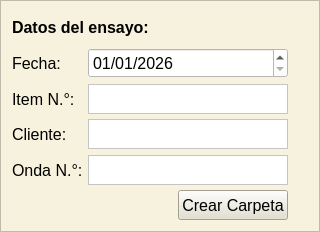
     <widget class="QFrame" name="row1_1">
      <property name="minimumSize">
       <size>
        <width>320</width>
        <height>232</height>
       </size>
      </property>
      <property name="maximumSize">
       <size>
        <width>320</width>
        <height>232</height>
       </size>
      </property>
      <property name="font">
       <font>
        <bold>true</bold>
       </font>
      </property>
      <property name="autoFillBackground">
       <bool>false</bool>
      </property>
      <property name="styleSheet">
       <string notr="true">background-color: rgb(247, 242, 222);</string>
      </property>
      <property name="frameShape">
       <enum>QFrame::Shape::StyledPanel</enum>
      </property>
      <property name="frameShadow">
       <enum>QFrame::Shadow::Raised</enum>
      </property>
      <layout class="QGridLayout" name="gridLayout_13">
       <item row="1" column="3">
        <spacer name="horizontalSpacer_2">
         <property name="orientation">
          <enum>Qt::Orientation::Horizontal</enum>
         </property>
         <property name="sizeHint" stdset="0">
          <size>
           <width>40</width>
           <height>20</height>
          </size>
         </property>
        </spacer>
       </item>
       <item row="0" column="0">
        <widget class="QLabel" name="datos_del_ensayo">
         <property name="minimumSize">
          <size>
           <width>150</width>
           <height>30</height>
          </size>
         </property>
         <property name="maximumSize">
          <size>
           <width>150</width>
           <height>30</height>
          </size>
         </property>
         <property name="font">
          <font>
           <family>Segoe UI</family>
           <pointsize>12</pointsize>
           <bold>true</bold>
          </font>
         </property>
         <property name="text">
          <string>Datos del ensayo:</string>
         </property>
        </widget>
       </item>
       <item row="3" column="0">
        <spacer name="horizontalSpacer_9">
         <property name="orientation">
          <enum>Qt::Orientation::Horizontal</enum>
         </property>
         <property name="sizeHint" stdset="0">
          <size>
           <width>40</width>
           <height>20</height>
          </size>
         </property>
        </spacer>
       </item>
       <item row="3" column="1">
        <widget class="QPushButton" name="btn_autoajustar_2">
         <property name="minimumSize">
          <size>
           <width>110</width>
           <height>30</height>
          </size>
         </property>
         <property name="maximumSize">
          <size>
           <width>110</width>
           <height>30</height>
          </size>
         </property>
         <property name="font">
          <font>
           <pointsize>12</pointsize>
          </font>
         </property>
         <property name="styleSheet">
          <string notr="true">background-color: rgba(227, 222, 204, 254);</string>
         </property>
         <property name="text">
          <string>Crear Carpeta</string>
         </property>
        </widget>
       </item>
       <item row="1" column="0" colspan="2">
        <layout class="QGridLayout" name="gridLayout_9">
         <item row="0" column="0">
          <widget class="QLabel" name="fecha">
           <property name="minimumSize">
            <size>
             <width>70</width>
             <height>30</height>
            </size>
           </property>
           <property name="maximumSize">
            <size>
             <width>80</width>
             <height>30</height>
            </size>
           </property>
           <property name="font">
            <font>
             <family>Segoe UI</family>
             <pointsize>12</pointsize>
            </font>
           </property>
           <property name="text">
            <string>Fecha:</string>
           </property>
          </widget>
         </item>
         <item row="0" column="1">
          <widget class="QDateEdit" name="calendario">
           <property name="minimumSize">
            <size>
             <width>200</width>
             <height>30</height>
            </size>
           </property>
           <property name="maximumSize">
            <size>
             <width>200</width>
             <height>16777215</height>
            </size>
           </property>
           <property name="font">
            <font>
             <family>Segoe UI</family>
             <pointsize>12</pointsize>
            </font>
           </property>
           <property name="styleSheet">
            <string notr="true">background-color: rgb(255, 255, 255);</string>
           </property>
           <property name="displayFormat">
            <string>dd/MM/yyyy</string>
           </property>
           <property name="timeSpec">
            <enum>Qt::TimeSpec::LocalTime</enum>
           </property>
           <property name="date">
            <date>
             <year>2026</year>
             <month>1</month>
             <day>1</day>
            </date>
           </property>
          </widget>
         </item>
         <item row="1" column="0">
          <widget class="QLabel" name="item">
           <property name="minimumSize">
            <size>
             <width>70</width>
             <height>30</height>
            </size>
           </property>
           <property name="maximumSize">
            <size>
             <width>80</width>
             <height>30</height>
            </size>
           </property>
           <property name="font">
            <font>
             <family>Segoe UI</family>
             <pointsize>12</pointsize>
            </font>
           </property>
           <property name="text">
            <string>Item N.°:</string>
           </property>
          </widget>
         </item>
         <item row="1" column="1">
          <widget class="QPlainTextEdit" name="entrada_item">
           <property name="minimumSize">
            <size>
             <width>200</width>
             <height>30</height>
            </size>
           </property>
           <property name="maximumSize">
            <size>
             <width>200</width>
             <height>30</height>
            </size>
           </property>
           <property name="font">
            <font>
             <family>Segoe UI</family>
             <pointsize>12</pointsize>
            </font>
           </property>
           <property name="styleSheet">
            <string notr="true">background-color: rgb(255, 255, 255);</string>
           </property>
           <property name="verticalScrollBarPolicy">
            <enum>Qt::ScrollBarPolicy::ScrollBarAlwaysOff</enum>
           </property>
          </widget>
         </item>
         <item row="2" column="0">
          <widget class="QLabel" name="cliente">
           <property name="minimumSize">
            <size>
             <width>70</width>
             <height>30</height>
            </size>
           </property>
           <property name="maximumSize">
            <size>
             <width>80</width>
             <height>30</height>
            </size>
           </property>
           <property name="font">
            <font>
             <family>Segoe UI</family>
             <pointsize>12</pointsize>
            </font>
           </property>
           <property name="text">
            <string>Cliente:</string>
           </property>
          </widget>
         </item>
         <item row="2" column="1">
          <widget class="QPlainTextEdit" name="entrada_cliente">
           <property name="minimumSize">
            <size>
             <width>200</width>
             <height>30</height>
            </size>
           </property>
           <property name="maximumSize">
            <size>
             <width>200</width>
             <height>30</height>
            </size>
           </property>
           <property name="font">
            <font>
             <family>Segoe UI</family>
             <pointsize>12</pointsize>
            </font>
           </property>
           <property name="styleSheet">
            <string notr="true">background-color: rgb(255, 255, 255);</string>
           </property>
           <property name="verticalScrollBarPolicy">
            <enum>Qt::ScrollBarPolicy::ScrollBarAlwaysOff</enum>
           </property>
          </widget>
         </item>
         <item row="3" column="0">
          <widget class="QLabel" name="onda">
           <property name="minimumSize">
            <size>
             <width>70</width>
             <height>30</height>
            </size>
           </property>
           <property name="maximumSize">
            <size>
             <width>80</width>
             <height>30</height>
            </size>
           </property>
           <property name="font">
            <font>
             <family>Segoe UI</family>
             <pointsize>12</pointsize>
            </font>
           </property>
           <property name="text">
            <string>Onda N.°:</string>
           </property>
          </widget>
         </item>
         <item row="3" column="1">
          <widget class="QPlainTextEdit" name="entrada_onda">
           <property name="minimumSize">
            <size>
             <width>200</width>
             <height>30</height>
            </size>
           </property>
           <property name="maximumSize">
            <size>
             <width>200</width>
             <height>30</height>
            </size>
           </property>
           <property name="font">
            <font>
             <family>Segoe UI</family>
             <pointsize>12</pointsize>
            </font>
           </property>
           <property name="styleSheet">
            <string notr="true">background-color: rgb(255, 255, 255);</string>
           </property>
           <property name="verticalScrollBarPolicy">
            <enum>Qt::ScrollBarPolicy::ScrollBarAlwaysOff</enum>
           </property>
          </widget>
         </item>
        </layout>
       </item>
      </layout>
     </widget>
